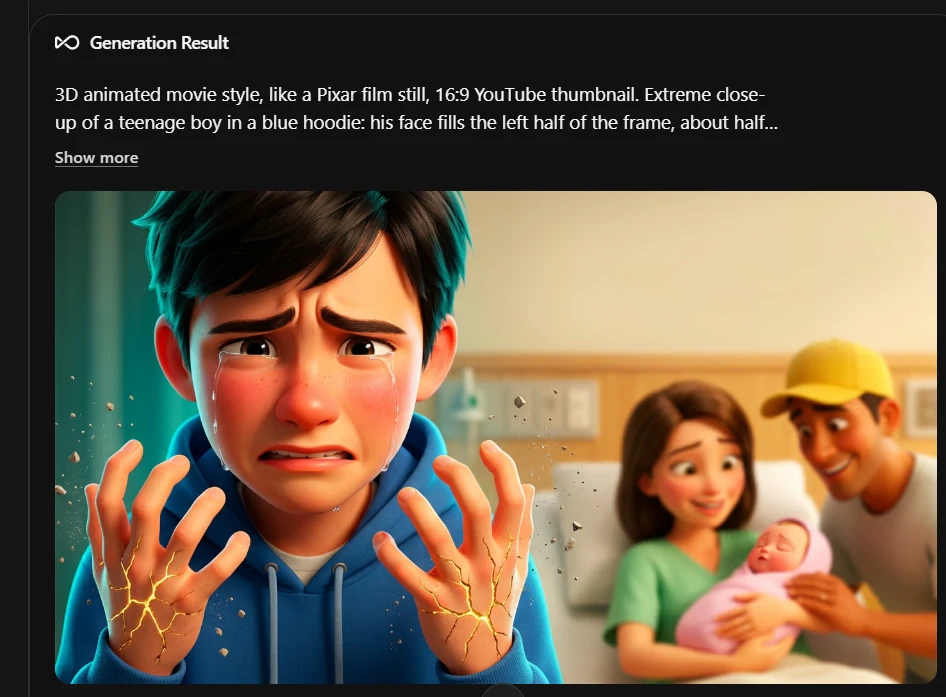
#> input picture aitrends-2d-studio/projects/stronger-couldnt-stop-thumb/input/openart_screenshot.webp, 946 x 697 px
$ python finish.py
#> lines starting #> are read from the running program, lines starting #| are printed output that depends on the picture
"""Finishes the thumbnail: crops/fits the OpenArt image to 1280x720 and adds the text.
  python3 finish.py [input image]   (default: input/openart.png, else the screenshot crop)"""
import os, sys
from PIL import Image, ImageDraw, ImageFont, ImageFilter, ImageEnhance
H = os.path.dirname(os.path.abspath(__file__))
FONT = os.path.join(H, '../../node_modules/@fontsource/nunito/files/nunito-latin-900-normal.woff')
src = sys.argv[1] if len(sys.argv) > 1 else os.path.join(H, 'input/openart.png')
if os.path.exists(src) and not src.endswith('screenshot.webp'):
    im = Image.open(src).convert('RGB')
else:  # the image area inside the user's screenshot of the OpenArt result card (rounded corners trimmed)
    im = Image.open(os.path.join(H, 'input/openart_screenshot.webp')).convert('RGB').crop((65, 201, 927, 675))
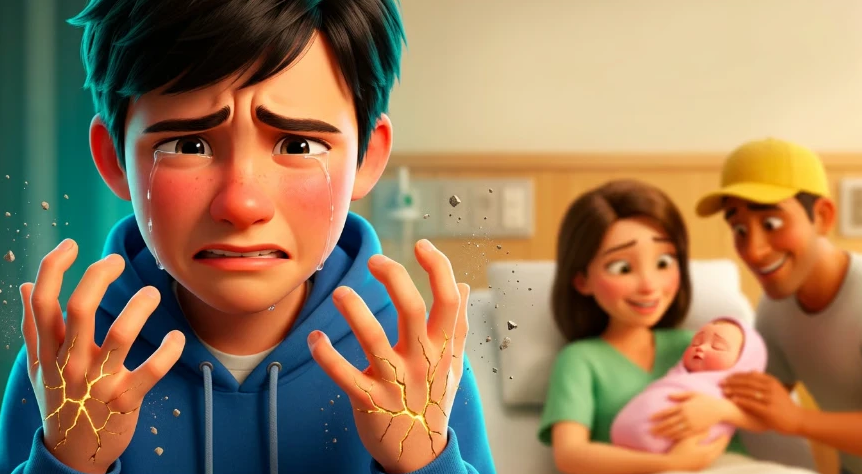
#> im: PIL image 862x474 RGB; mean R, G, B 152.6, 124.2, 92.8
W, Hh = 1280, 720; r = max(W / im.width, Hh / im.height); im = im.resize((round(im.width * r), round(im.height * r)), Image.LANCZOS)
#> after `r = max(W / im.width, Hh / im.height)`: r = 1.52
x0, y0 = (im.width - W) // 2, (im.height - Hh) // 2; im = im.crop((x0, y0, x0 + W, y0 + Hh))
#> after `x0, y0 = ((im.width - W) // 2, (im.height - Hh) // 2)`: x0 = 14; y0 = 0
#> after `im = im.crop((x0, y0, x0 + W, y0 + Hh))`:
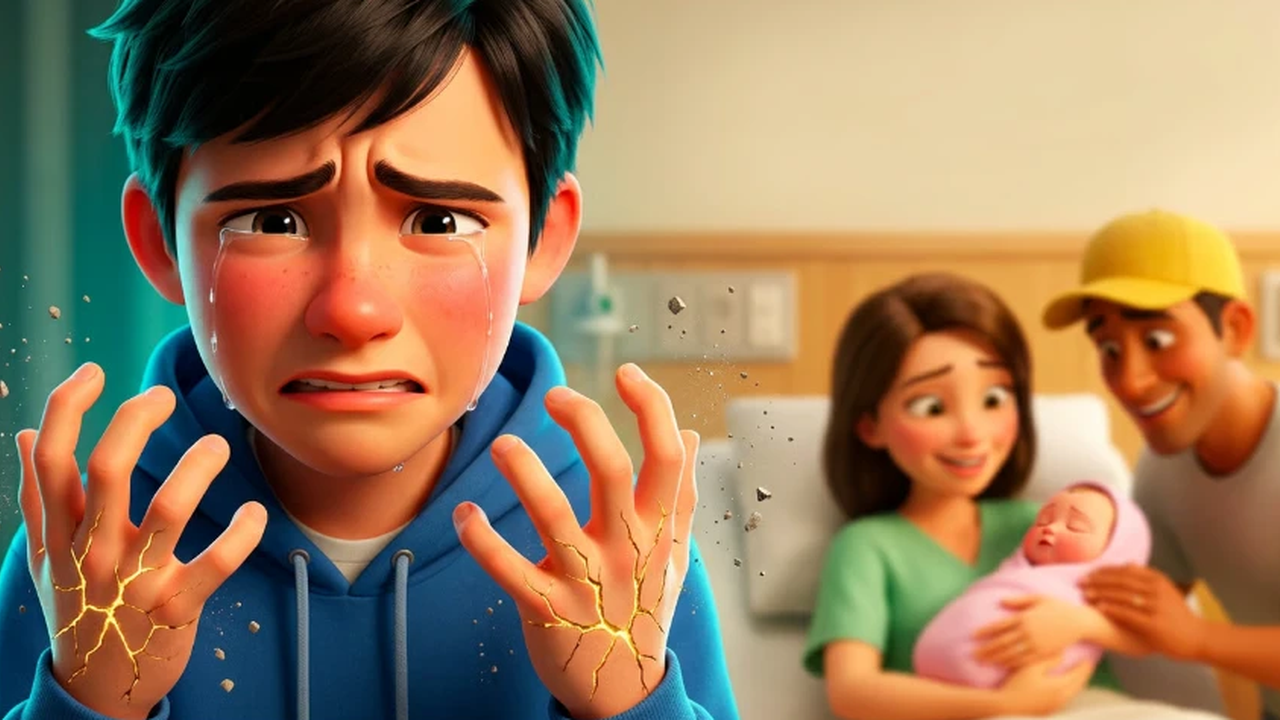
#> im: PIL image 1280x720 RGB; mean R, G, B 153.4, 124.2, 92.7
im = im.filter(ImageFilter.UnsharpMask(radius=1.6, percent=70, threshold=2)); im = ImageEnhance.Contrast(im).enhance(1.05); im = ImageEnhance.Color(im).enhance(1.08)
d = ImageDraw.Draw(im)
def line(txt, cy, color, box_w, size):
#> called with txt = "I CAN'T", cy = 92, color = (255, 255, 255), box_w = 560, size = 150
    while size > 40:
        f = ImageFont.truetype(FONT, size); w = d.textlength(txt, font=f)
        if w <= box_w: break
        size -= 2
#> this loop made 1 pass
#> w on pass 1: 544.3
#> after the loop, size = 150
    cx = 1280 - 40 - box_w / 2
    for off in [(6, 8)]: d.text((cx + off[0], cy + off[1]), txt, font=f, fill=(0, 0, 0), anchor='mm', stroke_width=14, stroke_fill=(0, 0, 0))
    d.text((cx, cy), txt, font=f, fill=color, anchor='mm', stroke_width=12, stroke_fill=(12, 10, 16))
    return size
s = line("I CAN'T", 92, (255, 255, 255), 560, 150)
#> s = 150
line("HOLD HER.", 92 + s * 1.02, (255, 214, 64), 560, s)
#> the loop in line (call 2), `while size > 40:` made 26 passes
#> (w, size) on passes 1 to 12: (831.8, 148), (820.7, 146), (809.5, 144), (798.5, 142), (787.4, 140), (776.3, 138), (765.2, 136), (754.1, 134), (743, 132), (732, 130), (720.8, 128), (709.8, 126)
#> w on pass 26: 554.5
out = os.path.join(H, 'out/thumbnail.jpg'); im.save(out, quality=92); print('wrote', out, im.size)
#> after `out = os.path.join(H, 'out/thumbnail.jpg')`:
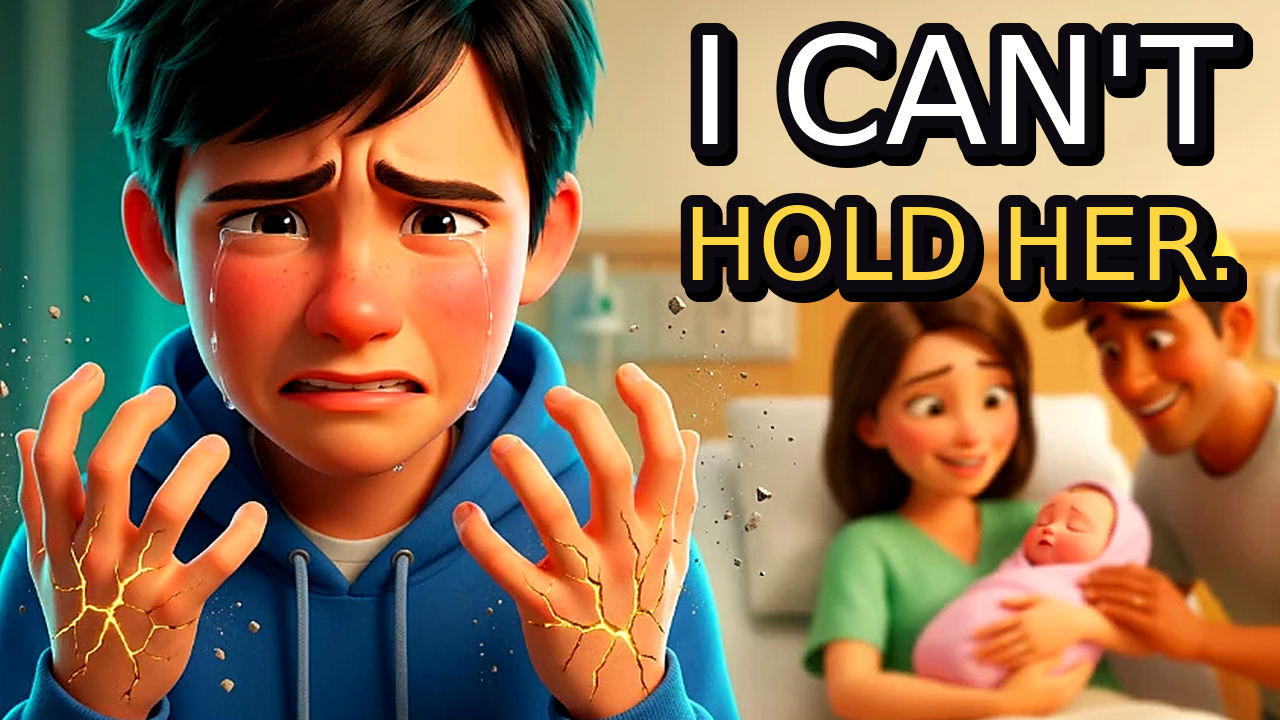
#> saved as thumbnail.jpg: PIL image 1280x720 RGB; mean R, G, B 137, 108, 79.1

$ run again, with aitrends-2d-studio-horror/projects/ns001-empty-seat/thumbnail_B.jpg saved as aitrends-2d-studio/projects/stronger-couldnt-stop-thumb/input/openart_screenshot.webp
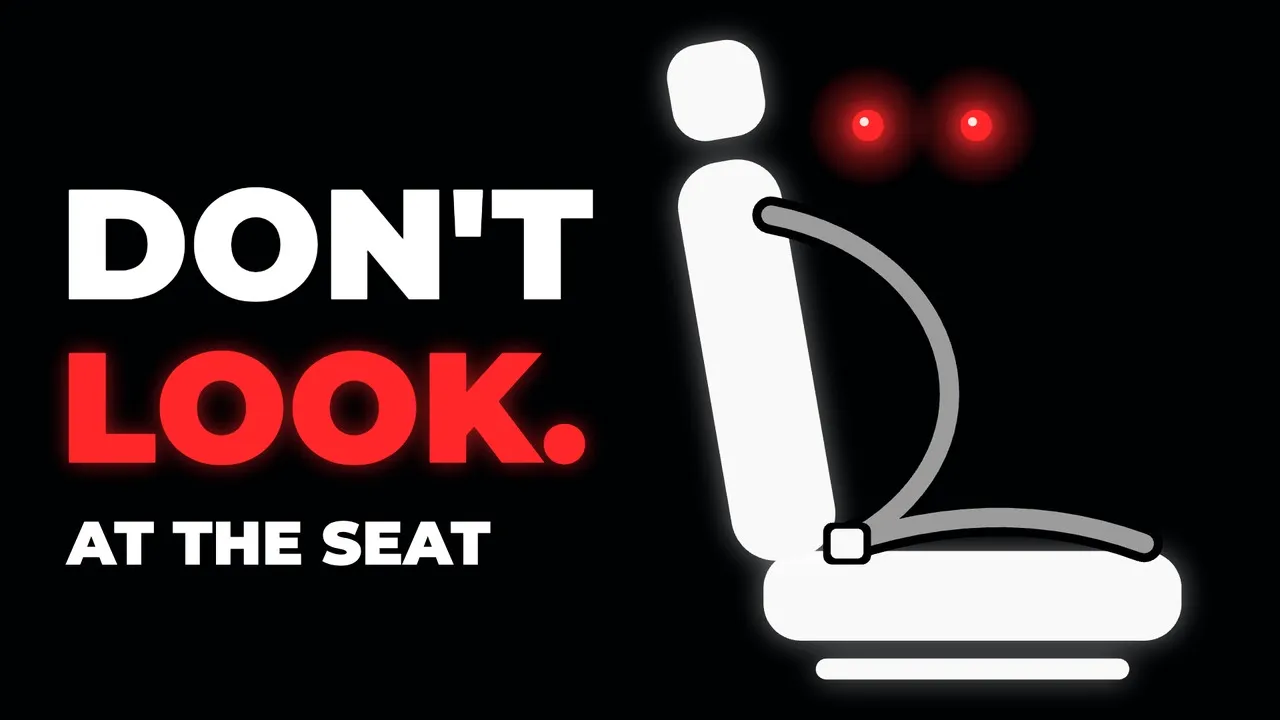
#> input picture aitrends-2d-studio-horror/projects/ns001-empty-seat/thumbnail_B.jpg, 1280 x 720 px
#> `im = im.crop((x0, y0, x0 + W, y0 + Hh))`:
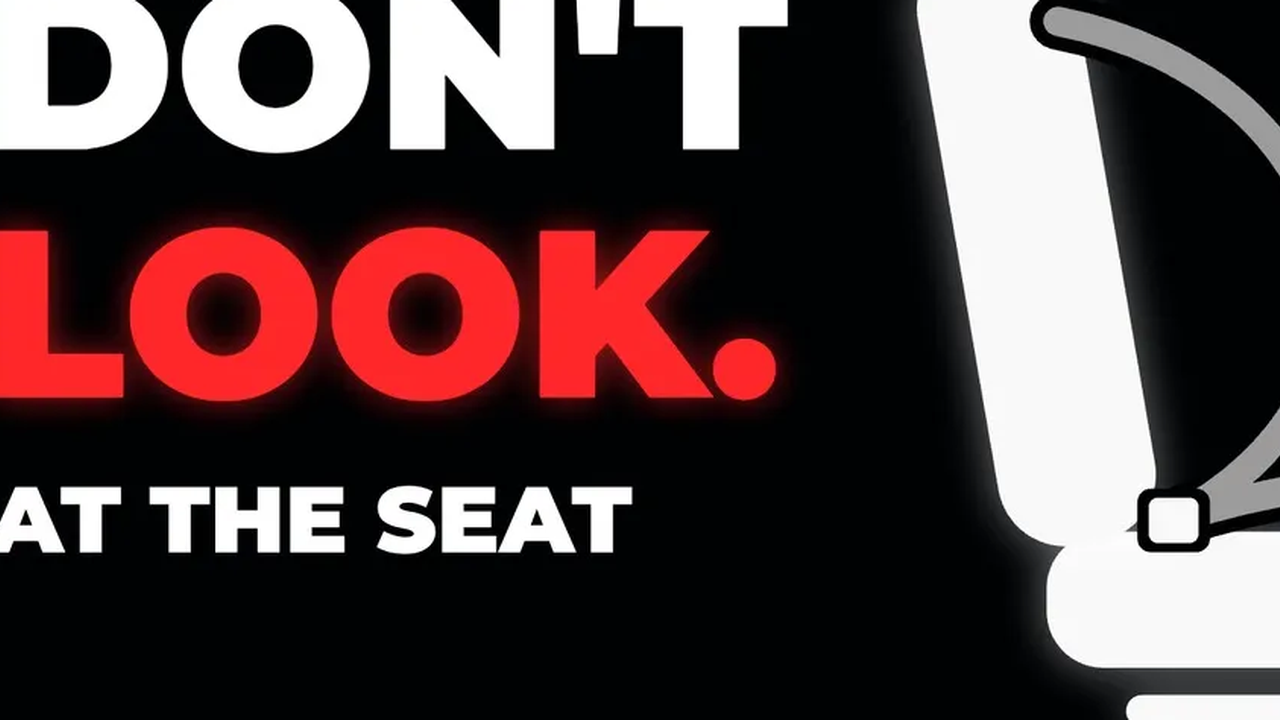
#> im: PIL image 1280x720 RGB; mean R, G, B 85.9, 66.5, 67.4
#> the loop in line, `while size > 40:` made 1 pass
#> w on pass 1: 544.3
#> after the loop in line, `while size > 40:`: size = 150
#> the loop in line (call 2), `while size > 40:` made 26 passes
#> (w, size) on passes 1 to 8: (831.8, 148), (820.7, 146), (809.5, 144), (798.5, 142), (787.4, 140), (776.3, 138), (765.2, 136), (754.1, 134)
#> `out = os.path.join(H, 'out/thumbnail.jpg')`:
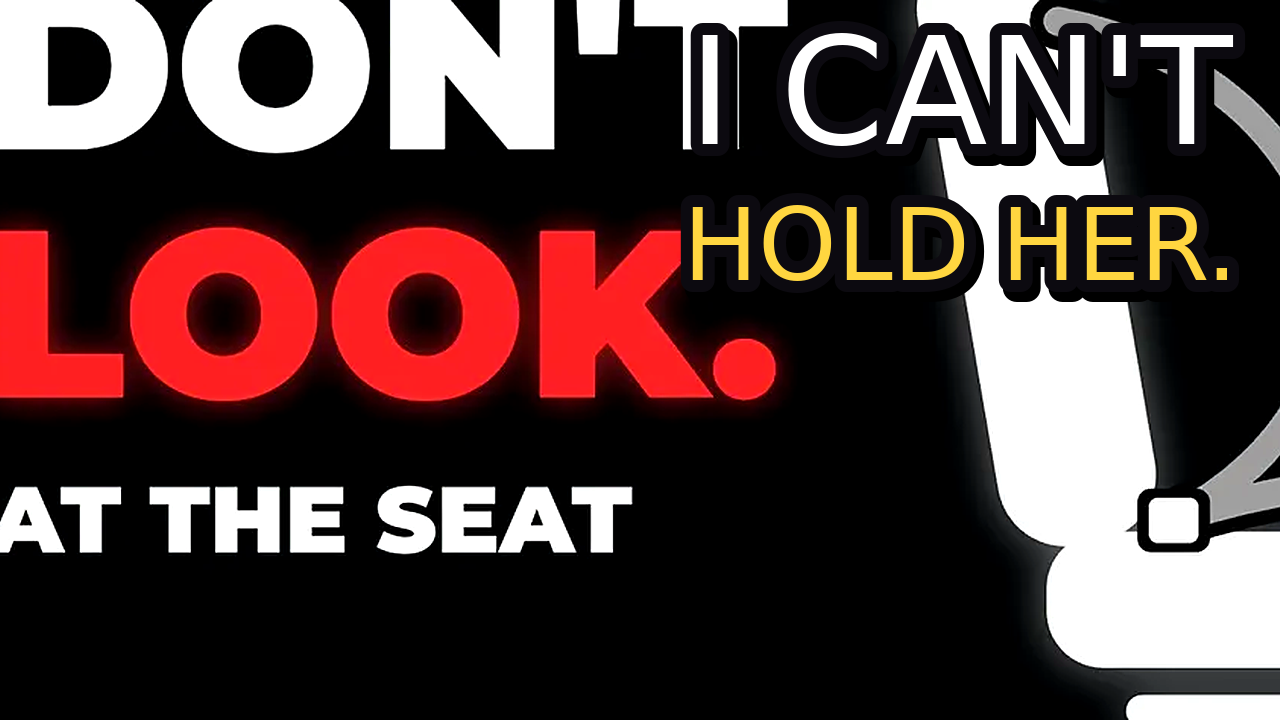
#> saved as thumbnail.jpg: PIL image 1280x720 RGB; mean R, G, B 83.1, 61.3, 60.2
